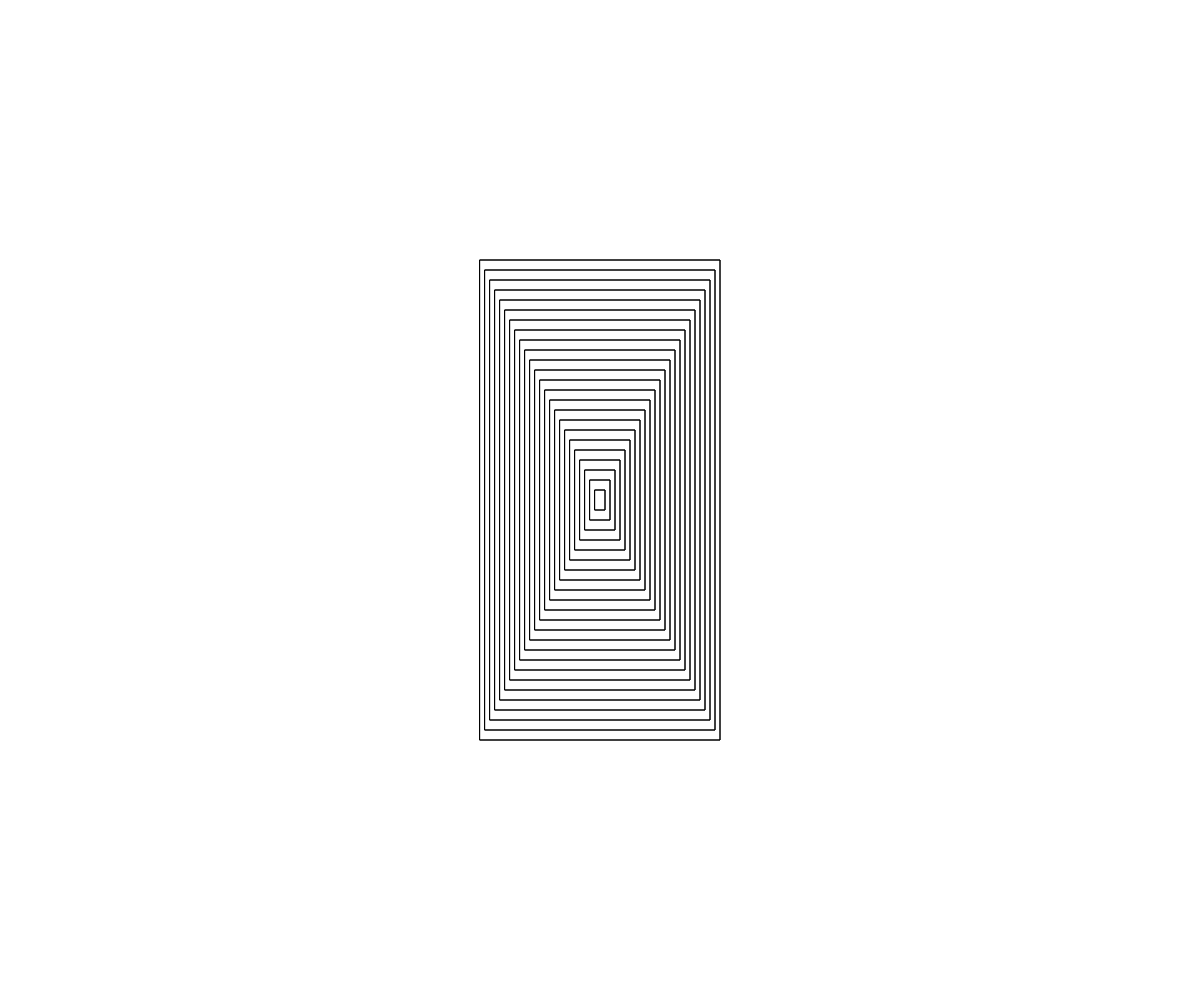
Frame 1 (no input)
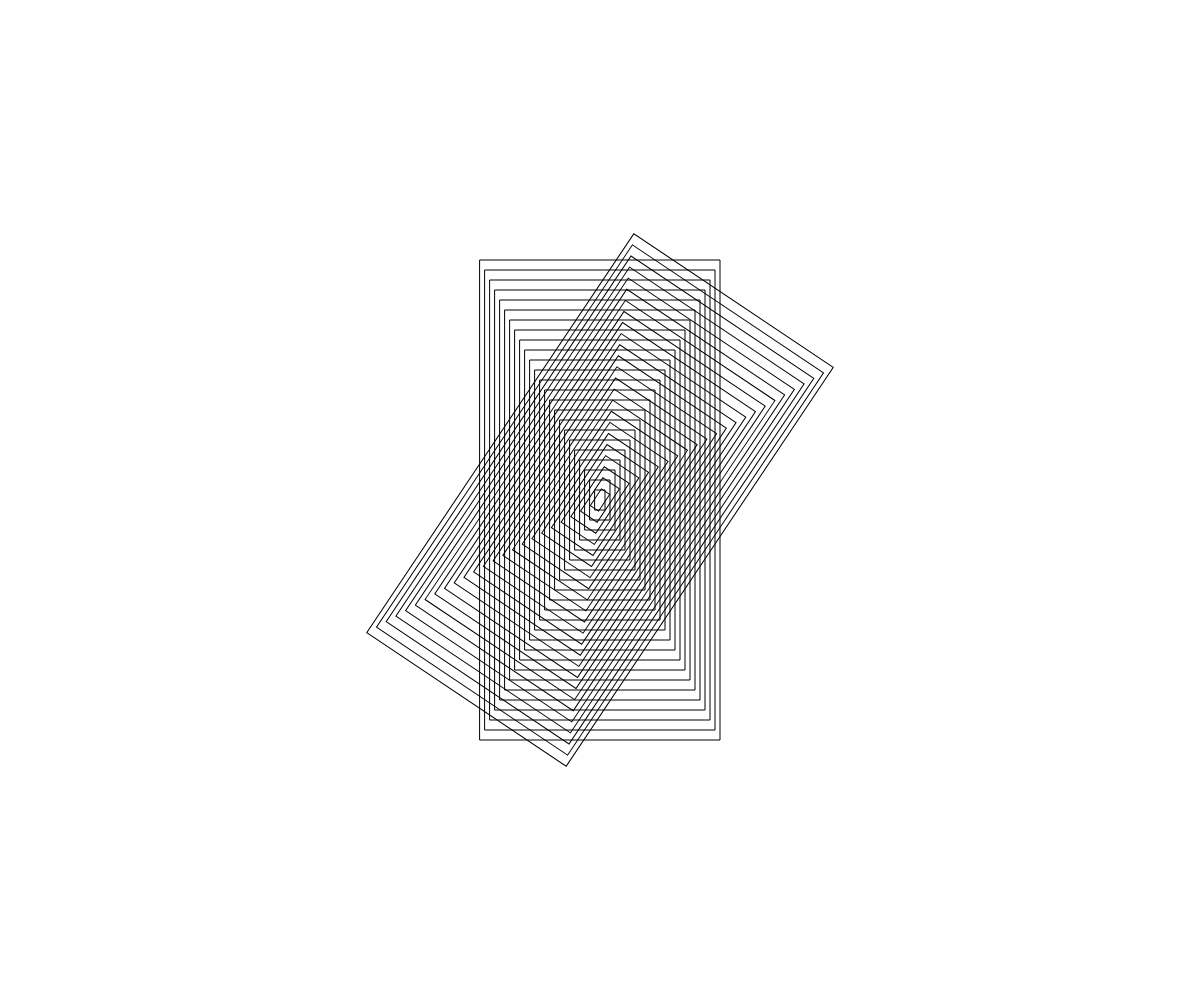
Frame 60 (no input)
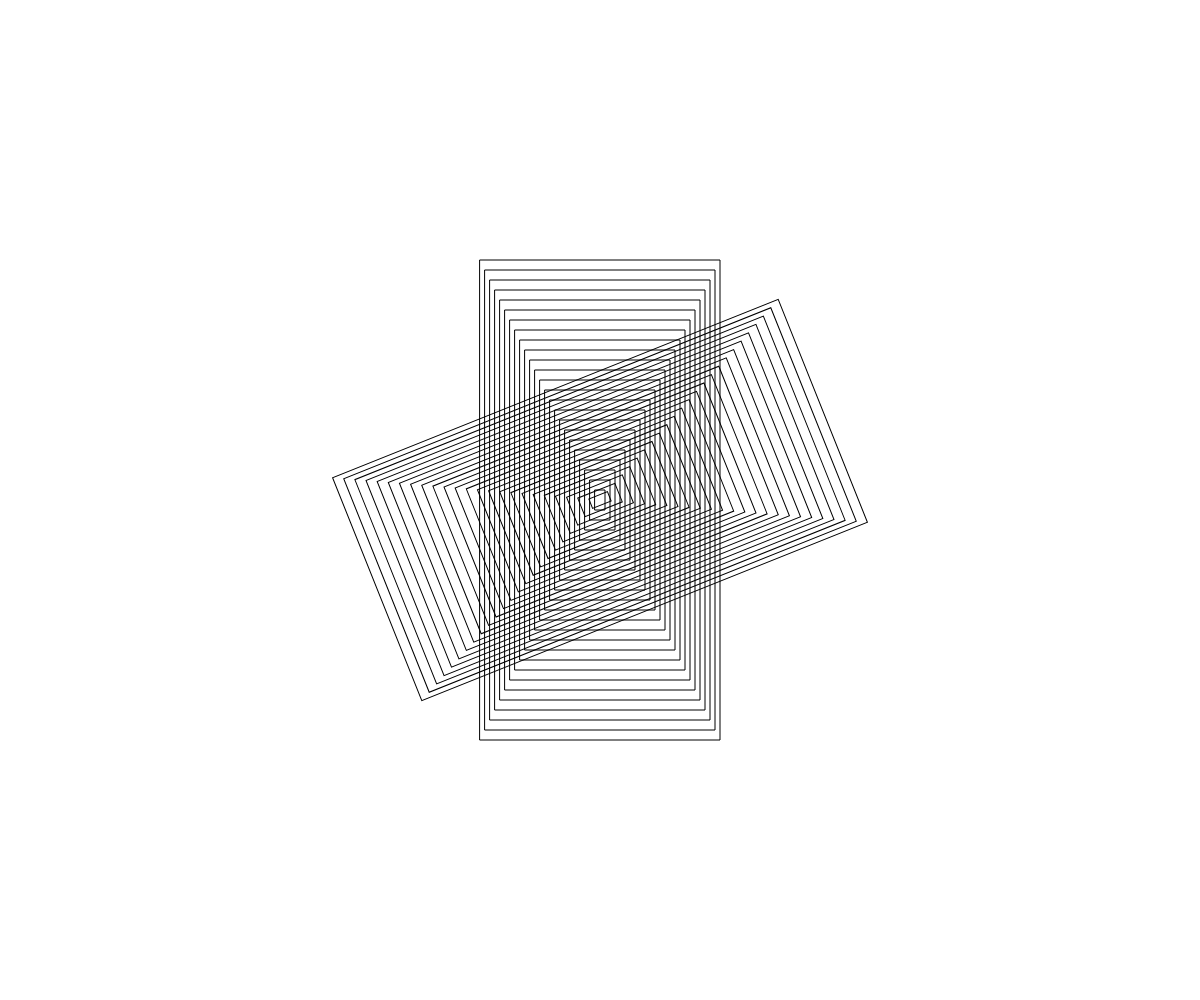
Frame 120 (the mouse pressed at the canvas centre since frame 60)

The p5.js sketch that drew these frames (run headless with seeded random() and noise() and a simulated clock; from frame 60 on, the mouse is pressed at the canvas centre):

// p5.js sketch
// ── sketch.js
var theta = 0.0;
var ellipseWidhtMultiplier = 10;
var ellipseHeightMultiplier = 20;
var rotationSpeed = 0.01;

function setup() {
  createCanvas(windowWidth, windowHeight);
  rectMode(CENTER);
}

function draw() {
  background(255);
  noFill();
  
  //stationary ellipse
  translate(width/2, height/2);
  //loop 25 times
  for(var i=0; i < 25; i++){
    rect(0, 0, i*ellipseWidhtMultiplier, i*ellipseHeightMultiplier);
  }
  
 //rotation ellipse
  rotate (theta);
  for (var i=0; i< 25; i++){
    rect(0, 0, i*ellipseWidhtMultiplier, i*ellipseHeightMultiplier );
  }
  theta += rotationSpeed
    
    
    
  
}
